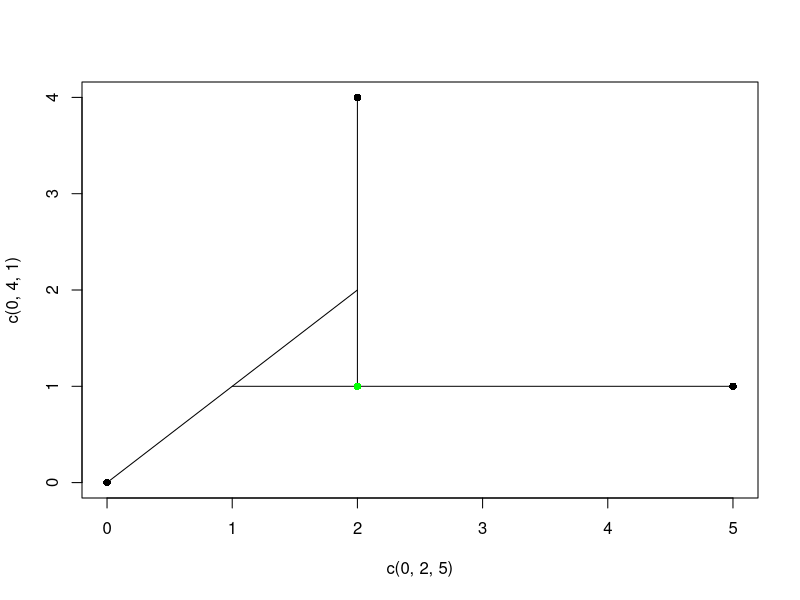
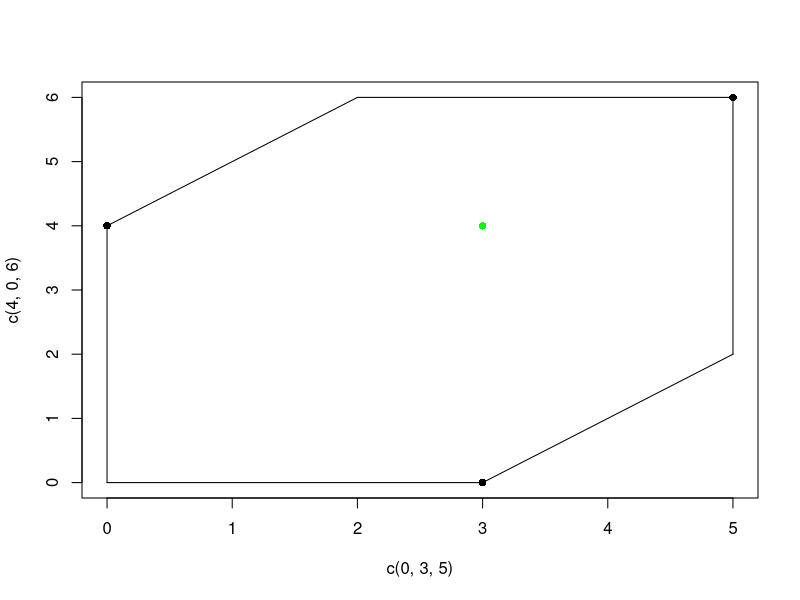

Here is the R script that generated these plots, in order:

a = c(0,0)
b = c(2,4)
c = c(5,1)


a = c(0,4)
b = c(3,0)
c = c(5, 6)

# undefined curvature triangle

a = c(0,0)
b = c(448,449)
c = c(452,256)


P<- matrix(c(a,b, c),nrow=length(a))
K = 100000
N = 10
epsilon = 0.0001

#does not converge
K = 20000
N = 100
epsilon = 0.0001


dtr <- function (x, y){
  x = c(0,x)
  y = c(0,y)
  return (max(x-y) - min(x-y))
}
deu <- function (x, y) return (sqrt(sum((x-y)^2)))
sosd <- function (d, mu, P) {
  sos = 0
  for (i in 1:ncol(P)){
    x = P[,i]
    sos = sos + d(x,mu)^2
  }
  return (sos)
}

tropicalLine <-  function (x,y, tk) {
  if (identical(x,y)) {
    mu =  (x)
    return (mu)
  }
  if ((x[1] == y[1]) | (x[2] == y[2])) {
    mu = ((1-tk)*x+y*tk)
    return (mu)
  }
  
  if ((x[1] == x[2]) & (y[1] == y[2])){
    mu = ((1-tk)*x+y*tk)
    return (mu)
  }
  
  if (x[1]<y[1]) {
    a = x
    b = y
  }
  if (x[1]>y[1]) {
    a = y
    b = x
  }
  if ((a[2]<b[2]) & ((a[1]-a[2])<=(b[1]-b[2]))){
    t = (b[2]-a[2])/(b[1]-a[1])
    if (tk <= t) {
      mu = c(a[1]+tk*(b[1]-a[1]), a[2]+tk*(b[1]-a[1]))
    }
    if (t < tk) {
      mu = c(a[1]+tk*(b[1]-a[1]), b[2])
      
    }
  }
  
  if ((a[2]<b[2]) & ((a[1]-a[2])>(b[1]-b[2]))){
    t = (b[1]-a[1])/(b[2]-a[2])
    if (t >= tk) {
      mu = c(a[1]+tk*(b[2]-a[2]), a[2]+tk*(b[2]-a[2]))
    }
    if (t < tk) {
      mu = c(b[1],a[2]+tk*(b[2]-a[2]))
      
    }
  }
  
  if (a[2]>b[2]){
    t = (a[2]-b[2])/(a[2]-b[2]+b[1]-a[1])
    if (t >= tk) {
      mu = c(a[1],a[2]-tk*(a[2]-b[2]+b[1]-a[1]))
    }
    if (t < tk) {
      mu = c(a[1]+b[2]-a[2]+tk*(a[2]-b[2]+b[1]-a[1]),b[2])
    }
  }
  return (mu)
}

# no
inductive_mean <- function (x,y,k) {
  if (identical(x,y)) {
    return (x)
    break
  }
  if ((x[1] == y[1]) | (x[2] == y[2])) {
    return ((1-1/k)*x+y/k)
    break
  }
  if ((x[2] == y[1]) | (x[1] == y[2])) {
    return ((1-1/k)*x+y/k)
    break
  }
  
  if ((x[1] == x[2]) & (y[1] == y[2])){
    return ((1-1/k)*x+y/k)
    break
  }
  
  if (x[1]<y[1]) {
    a = x
    b = y
  }
  if (x[1]>y[1]) {
    a = y
    b = x
  }
  if ((a[2]<b[2]) & ((a[1]-a[2])<=(b[1]-b[2]))){
    t = (b[2]-a[2])/(b[1]-a[1])
    if ((1/k) <= t) {
      mu = c(a[1]+(1/k)*(b[1]-a[1]), a[2]+(1/k)*(b[1]-a[1]))
    }
    if (t < (1/k)) {
      mu = c(a[1]+(1/k)*(b[1]-a[1]), b[2])

    }
  }
  
  if ((a[2]<b[2]) & ((a[1]-a[2])>(b[1]-b[2]))){
    t = (b[1]-a[1])/(b[2]-a[2])
    if (t >= (1/k)) {
      mu = c(a[1]+(1/k)*(b[2]-a[2]), a[2]+(1/k)*(b[2]-a[2]))
    }
    if (t < (1/k)) {
      mu = c(b[1],a[2]+(1/k)*(b[2]-a[2]))

    }
  }
  
  if (a[2]>b[2]){
    t = (a[2]-b[2])/(a[2]-b[2]+b[1]-a[1])
    if (t >= (1/k)) {
      mu = c(a[1],a[2]-(1/k)*(a[2]-b[2]+b[1]-a[1]))
    }
    if (t < (1/k)) {
      mu = c(a[1]+b[2]-a[2]+(1/k)*(a[2]-b[2]+b[1]-a[1]),b[2])
    }
  }
  return (mu)
}

#inductive_mean(c(0,0), c(2,7), 3)

FrechetStrum <- function (P, K, N, epsilon){
  mu = P[,sample(ncol(P),size=1)]
  d = c()
  for (k in 1:K){
    p = P[,sample(ncol(P),size=1)]
    muk=mu
    tk = 1/(k+1)
    mu = tropicalLine(muk, p, tk )
    #mu = inductive_mean(muk, p, k+1 )
    d = c(d, deu(muk, mu))
    ld = length(d)
    if (ld>N){
      if (all(d[c((ld-N):ld )]<epsilon) ) {
        return (c(mu, sosd(dtr, mu, P)))
      }
    }
  }
  crit = 0
  return (c("out for iterations:", mu))
}

FrechetStrum(P, K, N, epsilon)

frMeans <- matrix(NA, nrow = 50, ncol = 3)
for (i in 1:50){
  frMeans[i,] <- FrechetStrum(P, K, N, epsilon)
}

plot(c(0, 2, 5),c(0, 4, 1), pch = 16)
lines (c(0,2), c(0,2))
lines(c(1,5), c(1,1))
lines (c(2,2), c(1,4))
points(frMeans[,1], frMeans[,2], col='magenta', type='p',pch=16, ylim=c(-1,4), xlim= c(-1,5))
points(2,1, col='green', pch = 16)

plot(c(0, 3, 5),c(4, 0, 6), pch = 16)
lines(c(0,0), c(4,0))
lines(c(0,3), c(0,0))
lines(c(3,5), c(0,2))
lines(c(5,5), c(2,6))
lines(c(2,5), c(6,6))
lines(c(2,0) ,c(6,4))
points(frMeans[,1], frMeans[,2], col='magenta', type='p',pch=16, ylim=c(-1,4), xlim= c(-1,5))
points(3,4, col='green', pch = 16)

